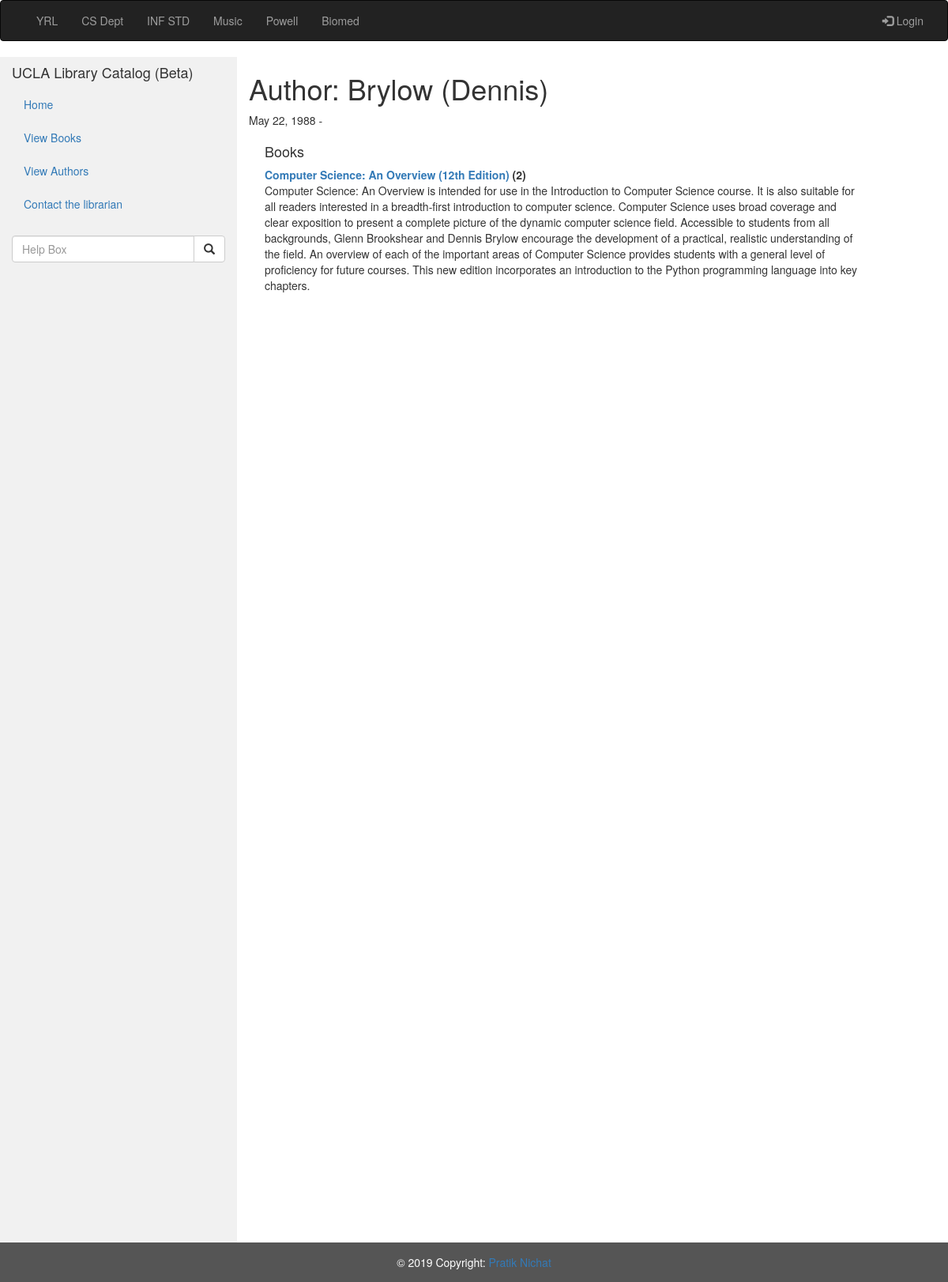
/catalog/author/2, run on the app's committed database.
### catalog/models.py (models this page shows, shortened)
class Author(models.Model):
    first_name = models.CharField(max_length=100)
    last_name = models.CharField(max_length=100)
    date_of_birth = models.DateField(null=True, blank=True)
    date_of_death = models.DateField('Died', null=True, blank=True)
    class Meta:
        ordering = ['last_name', 'first_name']
    def __str__(self):
        return '{0} ({1})'.format(self.last_name,self.first_name)

class Book(models.Model):
	title = models.CharField(max_length=200, help_text='Enter the title of the book')
	author = models.ForeignKey('Author', on_delete=models.SET_NULL, null=True)
	summary = models.TextField(max_length=1000, help_text='Enter a brief description of the book')
	isbn = models.CharField('ISBN', max_length=13, help_text='13 Character <a href="https://www.isbn-international.org/content/what-isbn">ISBN number</a>')
	genre = models.ManyToManyField(Genre, help_text='Select a genre for the book')
	language = models.ForeignKey('Language', on_delete=models.SET_NULL, null=True)
	def __str__(self):
		return self.title

### catalog/views.py (the view)
# urls.py: path('author/<int:pk>', views.AuthorDetailView.as_view(), name='author-detail'),
class AuthorDetailView(generic.DetailView):
	model = Author

### catalog/templates/catalog/author_detail.html
{% extends "base.html" %}
{% block content %}
<h1>Author: {{ author }} </h1>
<p>{{author.date_of_birth}} - {% if author.date_of_death %}{{author.date_of_death}}{% endif %}</p>
<div style="margin-left:20px;margin-top:20px">
<h4>Books</h4>
<dl>
{% for book in author.book_set.all %}
  <dt><a href="{% url 'book-detail' book.pk %}">{{book}}</a> ({{book.bookinstance_set.all.count}})</dt>
  <dd>{{book.summary}}</dd>
{% endfor %}
</dl>
</div>
{% endblock %}

### data on the page
Author: last_name+first_name "Brylow (Dennis)", date_of_birth "May 22, 1988"
Book: title "Computer Science: An Overview (12th Edition)", bookinstance_set.all.count "2", summary "Computer Science: An Overview is intended for use in the Introduction to Computer Science course. It is also suitable for all readers interested in a breadth-first introduction to computer science. Computer Science uses broad coverage and clear exposition to present a complete picture of the dynamic computer science field. Accessible to students from all backgrounds, Glenn Brookshear and Dennis Brylow encourage the development of a practical, realistic understanding of the field. An overview of each of the important areas of Computer Science provides students with a general level of proficiency for future courses. This new edition incorporates an introduction to the Python programming…"
